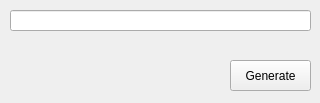
<?xml version="1.0" encoding="UTF-8"?>
<ui version="4.0">
 <class>Form</class>
 <widget class="QWidget" name="Form">
  <property name="geometry">
   <rect>
    <x>0</x>
    <y>0</y>
    <width>320</width>
    <height>103</height>
   </rect>
  </property>
  <property name="windowTitle">
   <string>TTS App</string>
  </property>
  <widget class="QLineEdit" name="txtQrData">
   <property name="geometry">
    <rect>
     <x>10</x>
     <y>10</y>
     <width>301</width>
     <height>21</height>
    </rect>
   </property>
  </widget>
  <widget class="QPushButton" name="btnQrGen">
   <property name="geometry">
    <rect>
     <x>230</x>
     <y>60</y>
     <width>81</width>
     <height>31</height>
    </rect>
   </property>
   <property name="text">
    <string>Generate</string>
   </property>
  </widget>
 </widget>
 <resources/>
 <connections/>
</ui>
